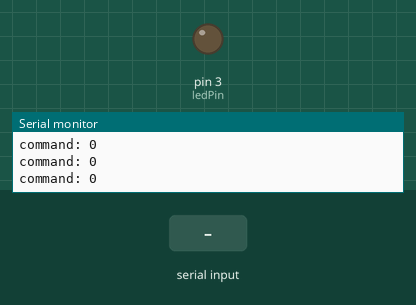
The sketch below on a simulated Arduino Uno, built with avr-gcc and run on an emulated ATmega328P. Shown: output pins drawn as LEDs (lit = HIGH), the last lines printed to the serial monitor. The test bench sets the inputs (shaded band).

Above: at 3.2 s.
3.3 s: "90,45\n" received over Serial
At 4.3 s:
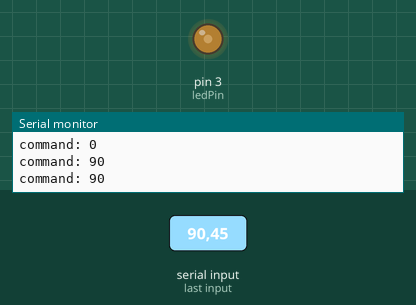
5.0 s: "30,150\n" received over Serial
At 5.5 s:
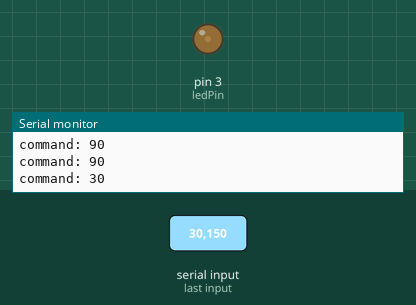
6.5 s: "200\n" received over Serial
At 8.2 s:
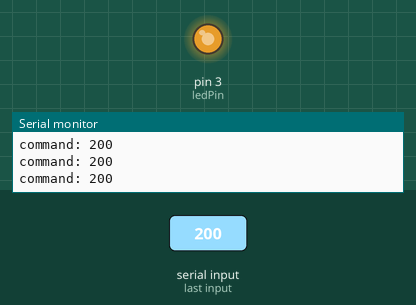
8.5 s: "90\n" received over Serial
At 9.4 s:
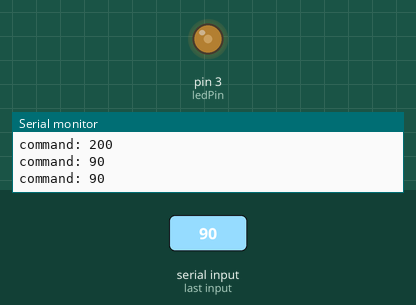
Timing chart, 0 to 11.0 s (numbered marks = the images above; inputs shaded):
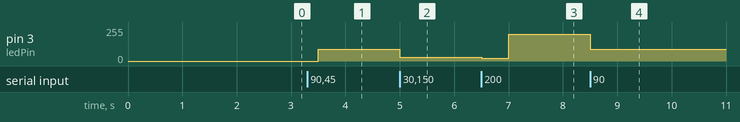

Measured:
- after the input at 3.3 s, pin 3 (ledPin): 0/255 → 90/255 after 0.20 s
- after the input at 5.0 s, pin 3 (ledPin): 90/255 → 30/255 at once
- after the input at 6.5 s, pin 3 (ledPin): 30/255 → 20/255 at once, → 200/255 0.50 s later
- after the input at 8.5 s, pin 3 (ledPin): 200/255 → 90/255 at once

The sketch:

serial_in_pwm.ino
```cpp
// (licence header left out)
/************************************************************************
 * To use the serial monitor, click 'Tools' -> Serial Monitor.
 * -Ensure that Tools -> Board is set to the correct Arduino board
 *
 * -Ensure that in 'Tools' -> Port, the proper COM port is selected. The
 * port with the proper board should show something like:
 * "COM3 (Arduino/Genuino UNO)"
 *
 * Once the Serial Monitor is open,
 * -Ensure that the end of line condition is set to 'Newline'--this tells
 * the user interface to automatically send a terminating character at the
 * end of the user's input.
 *
 * -Ensure that the baud rate is set to the same rate
 * as the Serial.begin() passed value
 *
 * Feel free to type in different values between 0 and 255!
 **********************************************************************
*/

// initialization code
int ledPin = 3;                     // change this to whatever PWM capable pin you'd like
const int bufferSize = 10;          // constant buffer size of 10; analogWrite only takes 0-255
char readBuffer[bufferSize];        // array for storing the command from the serial port
int idx = 0;                        // running index for buffer
char c;                             // running character for Serial read
int cmd;                            // int converted and range checked command from Serial port

// this loop runs once at every startup
void setup() {
  // set pin to be used as output
  pinMode(ledPin,OUTPUT);

  // begin Serial communication
  Serial.begin(9600);

  Serial.println("--EK210 MOSFETs demo code--");
  delay(2000);
}

// this loop runs continuously after the setup loop
void loop() {

  // read while characters are available via serial but stop when buffer size is maxed
  while (Serial.available() > 0) {

    // read a single character from serial buffer
    c = Serial.read();

    // if we've reached the limit for our buffer, then ignore remaining characters
    if (idx > bufferSize - 1) {
      Serial.println("buffer overflow, ignoring character\n");
      idx = 0;
      break;
    }
    // a newline character signals the end of the serial stream by default
    if (c == '\n') {
      readBuffer[idx] = '\0';
      idx = 0;
    }
    // continue reading
    else {
      readBuffer[idx] = c;
      idx++;
    }
  } // end while(Serial.available()

  // atoi converts a string to an integer
  cmd = atoi(readBuffer);

  // range check--only output command if it is between 0 and 255
  if (cmd >= 0 && cmd <= 255) {
    Serial.print("command: " );
    Serial.println(cmd);

    // analogWrite controls PWM output
    analogWrite(ledPin, cmd);
  }
  else {
    Serial.println("out of range");
  }

  delay(500);
}
```
